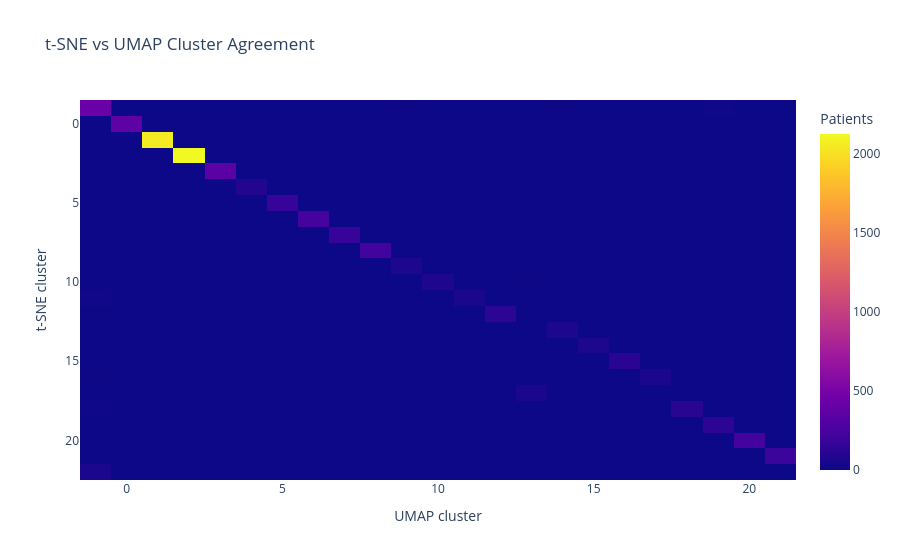

Source (notebook cell):
### Markdown cell above
## t-SNE vs UMAP heatmap

### Code cell
fig = px.imshow(
    tsne_umap_table,
    labels=dict(x="UMAP cluster", y="t-SNE cluster", color="Patients"),
    title="t-SNE vs UMAP Cluster Agreement",
    aspect="auto"
)

fig.write_html(
    PLOTS_DIR / "tsne_umap_contingency.html"
)

print("Saved:", PLOTS_DIR / "tsne_umap_contingency.html")

fig.show()

### Figure 1 — Plotly figure (JSON) as saved in the notebook; plotly's stock layout.template omitted (floating-point values rounded to 4 significant figures; data arrays with more than 128 entries replaced by an {"elided": "..."} marker saying what was removed)
{"data": [{"coloraxis": "coloraxis", "hovertemplate": "UMAP cluster: %{x}<br>t-SNE cluster: %{y}<br>Patients: %{z}<extra></extra>", "name": "0", "type": "heatmap", "x": [-1, 0, 1, 2, 3, 4, 5, 6, 7, 8, 9, 10, 11, 12, 13, 14, 15, 16, 17, 18, 19, 20, 21], "xaxis": "x", "y": [-1, 0, 1, 2, 3, 4, 5, 6, 7, 8, 9, 10, 11, 12, 13, 14, 15, 16, 17, 18, 19, 20, 21, 22], "yaxis": "y", "z": {"elided": "24x23 int values"}}], "layout": {"coloraxis": {"colorbar": {"title": {"text": "Patients"}}, "colorscale": [[0, "#0d0887"], [0.1111, "#46039f"], [0.2222, "#7201a8"], [0.3333, "#9c179e"], [0.4444, "#bd3786"], [0.5556, "#d8576b"], [0.6667, "#ed7953"], [0.7778, "#fb9f3a"], [0.8889, "#fdca26"], [1, "#f0f921"]]}, "title": {"text": "t-SNE vs UMAP Cluster Agreement"}, "xaxis": {"anchor": "y", "domain": [0, 1], "title": {"text": "UMAP cluster"}}, "yaxis": {"anchor": "x", "autorange": "reversed", "domain": [0, 1], "title": {"text": "t-SNE cluster"}}}}
